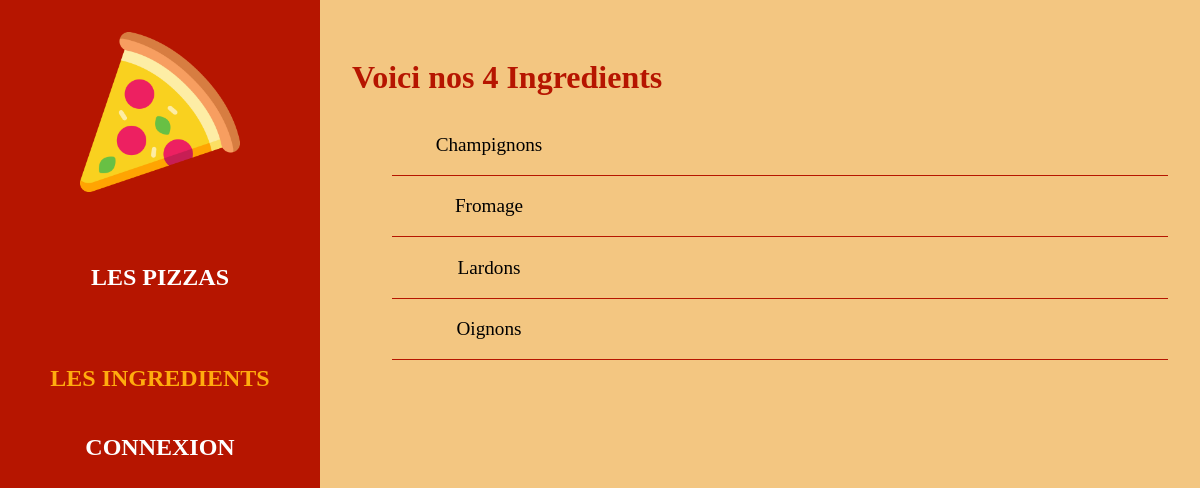
The page /ingredients/ on the database its author committed.
### applipizza/models.py (models this page shows, shortened)
class Ingredient(models.Model):
    idIngredient = models.AutoField(primary_key=True)
    nomIngredient = models.CharField(max_length=50, verbose_name="Nom de l'ingrédient")

### applipizza/views.py (the view)
# urls.py: path('ingredients/', views.ingredients),
def ingredients(request):
    lesIngredients = Ingredient.objects.all()
    return render(request, 'applipizza/ingredients.html', {'ingredients': lesIngredients})

### applipizza/templates/applipizza/ingredients.html (shortened to what this page needs)
{% extends 'applipizza/base.html' %}
{% block content %}
    {% load static %}
    {% if ingredients|length > 0 %}
        <h2 class="title">Voici nos {{ ingredients|length }} Ingredients </h2>
        <ul>
            {% for i in ingredients %}
                <li class="li-pizzas">{{ i.nomIngredient|capfirst }}
                </li>
            {% endfor %}
        </ul>
    {% else %}
        <h2 class="title">Aucun ingredient n'est disponible</h2>
    {% endif %}
{% endblock %}

### applipizza/static/applipizza/css/styles.css (style rules this page uses)
:root { --primary-red : #B61500; --primary-yellow : #ffac0e; --primary-orange : #dc6b29; --seconday : #f3c681; --white : #fff; --seconday-orange : #efb763; }
html { font-family : Poppins, serif; width : 100%; height : 100%; }
html::after { content : "Appli Pizza"; font-size : 1.5rem; display : block; position : absolute; bottom : 1em; right : 1em; }
body { margin : 0; padding : 0; display : grid; grid-template-columns : 20em 1fr; grid-template-rows : 5em 1fr; grid-template-areas : "header header" "content content"; }
.title { font-size : 2rem; font-weight : 700; color : var(--primary-red); margin-bottom : 1rem; }
.li-pizzas { display : grid; grid-template-columns : repeat(4, 1fr); padding : 1em 0; text-align : center; border-bottom : 1px solid var(--primary-red); width : 100%; }
main ul { font-size : 1.2em; }

### rows shown on the page
Ingredient: nomIngredient "Champignons"
Ingredient: nomIngredient "Fromage"
Ingredient: nomIngredient "Lardons"
Ingredient: nomIngredient "Oignons"

### other values the page prints
{{ ingredients|length }} "4"
